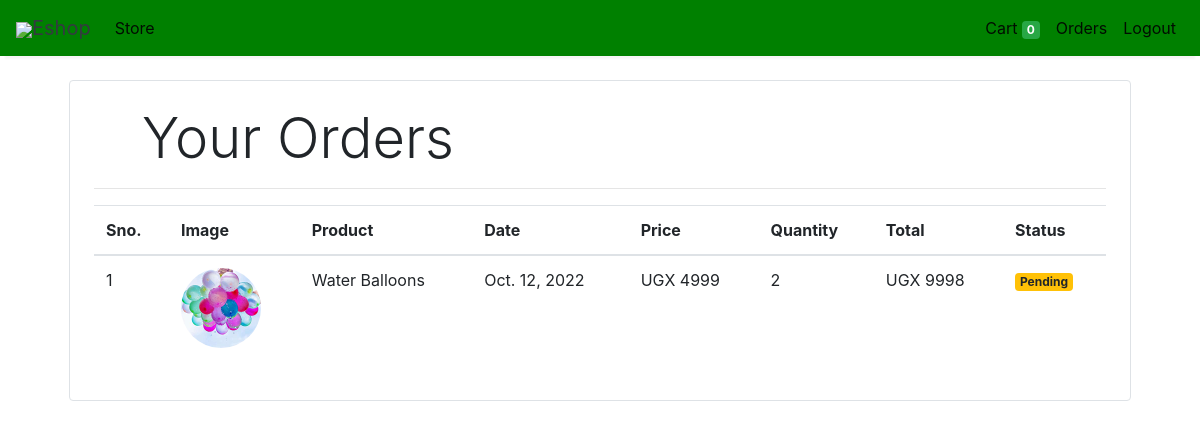
Page /orders (signed in) on the committed database.
### store/models/orders.py (models this page shows, shortened)
class Order(models.Model):
    product = models.ForeignKey(Products,
                                on_delete=models.CASCADE)
    customer = models.ForeignKey(Customer,
                                 on_delete=models.CASCADE)
    quantity = models.IntegerField(default=1)
    price = models.IntegerField()
    address = models.CharField (max_length=50, default='', blank=True)
    phone = models.CharField (max_length=50, default='', blank=True)
    date = models.DateField (default=datetime.datetime.today)
    status = models.BooleanField (default=False)
    @staticmethod
    def get_orders_by_customer(customer_id):
        return Order.objects.filter(customer=customer_id).order_by('-date')

### store/models/product.py (models this page shows, shortened)
class Products(models.Model):
    name = models.CharField(max_length=60)
    price= models.IntegerField(default=0)
    category= models.ForeignKey(Category,on_delete=models.CASCADE,default=1 )
    description= models.CharField(max_length=250, default='', blank=True, null= True)
    image= models.ImageField(upload_to='uploads/products/')

### store/middlewares/auth.py (the view)
    def middleware(request):
        print(request.session.get('customer'))
        returnUrl = request.META['PATH_INFO']
        print(request.META['PATH_INFO'])
        if not request.session.get('customer'):
           return redirect(f'login?return_url={returnUrl}')
        response = get_response(request)
        return response

### store/templatetags/custom_filter.py (called while the page is built)
@register.filter(name='currency')
def currency(number):
    return "UGX "+str(number)

@register.filter(name='multiply')
def multiply(number , number1):
    return number * number1

### store/views/orders.py (called while the page is built)
    def get(self , request ):
        customer = request.session.get('customer')
        orders = Order.get_orders_by_customer(customer)
        print(orders)
        return render(request , 'orders.html'  , {'orders' : orders})

### store/templates/orders.html
{% extends 'base.html' %}
{% block content %}
{% load cart %}
{% load custom_filter %}
<div class="container">
   <div class="border rounded p-4 m-4">
        <p class="display-4 pl-4 ml-4">Your Orders</p>
        <hr>
        <table class="table">
            <thead>
                <tr>
                    <th>Sno.</th>
                    <th>Image</th>
                    <th>Product</th>
                    <th>Date</th>
                    <th>Price</th>
                    <th>Quantity</th>
                    <th>Total</th>
                    <th>Status</th>
                </tr>
            </thead>
            <tbody>
                {% for order in orders %}
                <tr>
                    <td>{{forloop.counter}}</td>
                    <td><img style="height: 80px;" class="rounded-circle" src="{{order.product.image.url}}" alt=""></td>
                    <td>{{order.product.name}}</td>
                    <td>{{order.date}}</td>
                    <td>{{order.price|currency}}</td>
                    <td>{{order.quantity}}</td>
                    <td>{{order.quantity|multiply:order.price|currency}}</td>
                    {% if order.status %}
                    <td><small class="badge badge-success">Completed</small></td>
                    {%else%}
                    <td><small class="badge badge-warning">Pending</small></td>
                    {% endif %}
                </tr>
                {% endfor %}
            </tbody>
        </table>
   </div>
</div>
{% endblock %}

### rows in the picture
Order: product.image (picture), product.name "Water Balloons", date "Oct. 12, 2022", price "UGX 4999", quantity "2", quantity|multiply "UGX 9998", status "Pending"

### other values in the picture
{{ request.session.cart.keys|length }} "0"
